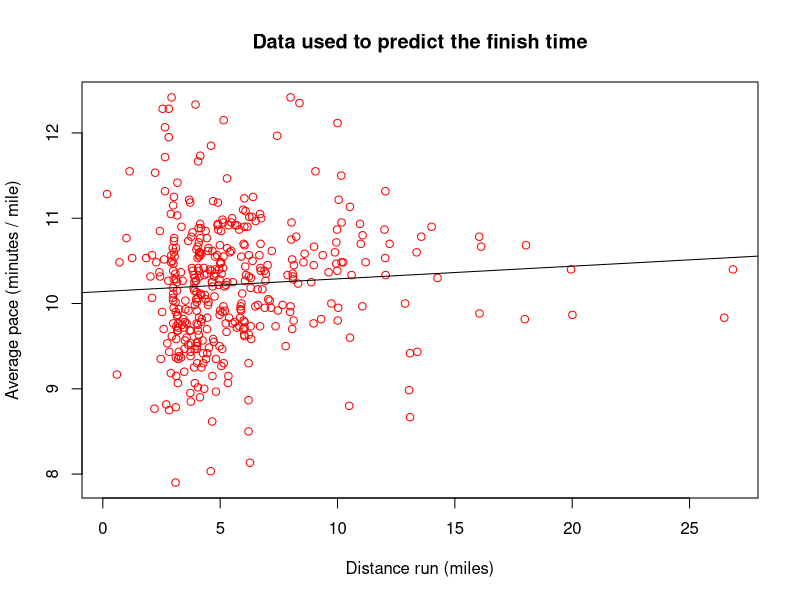

Reproduce this figure in R.
library(lubridate)

rawActivities <- read.csv("../data/AllActivities.csv")
rawActivities$Start <- parse_date_time(substr(rawActivities$Start, 6, 100), "b d Y H M")
rawActivities$Best.SWOLF <- NULL
rawActivities$Avg.SWOLF <- NULL
rawActivities$Min.Strokes <- NULL
rawActivities$Avg.Strokes <- NULL
rawActivities$Total.Strokes <- NULL
rawActivities$X <- NULL
rawActivities$Favorite <- NULL
rawActivities$Activity.Name <- NULL
rawActivities$Activity.Type <- NULL
rawActivities$Course <- NULL
rawActivities$Calories <- as.numeric(gsub(",", "", rawActivities$Calories))
rawActivities$Max.Speed.Best.Pace. <- NULL

durations <- parse_date_time(rawActivities$Time, c("H M S", "M S"))
rawActivities$DurationMinutes <- hour(durations) * 60 + minute(durations) + second(durations) / 60

rawActivities$Elevation.Gain <- as.numeric(gsub(",", "", rawActivities$Elevation.Gain))

paces <- parse_date_time(rawActivities$Avg.Speed.Avg.Pace., "M S")
rawActivities$AvgPace <- minute(paces) + second(paces) / 60

runningActivities <- rawActivities[rawActivities$AvgPace < 12.5,]

fit <- lm(AvgPace ~ Distance, data = runningActivities)

png("trainingData.png")
plot(runningActivities$Distance, runningActivities$AvgPace,
     main = "Data used to predict the finish time",
     xlab = "Distance run (miles)",
     ylab = "Average pace (minutes / mile)",
     col = "red")
abline(fit)
dev.off()

# Things to change
# - training pace
# - distance
# - elevation
